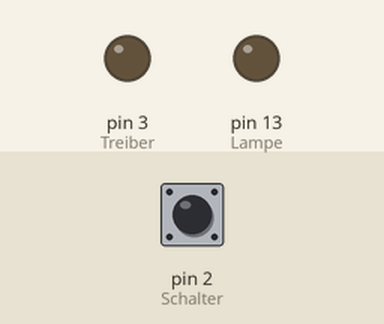
Simulated run of this sketch. Board: Arduino Leonardo, built with avr-gcc and run on an emulated ATmega32U4. On the bench: output pins drawn as LEDs (lit = HIGH). Dashed ring = blinking. The inputs (shaded band) are chosen by the test bench; at power-on: pin 2 (Schalter) HIGH.

Above: at 1.2 s.
1.3 s: pin 2 (Schalter) pulled LOW for 3.2 s
At 1.8 s:
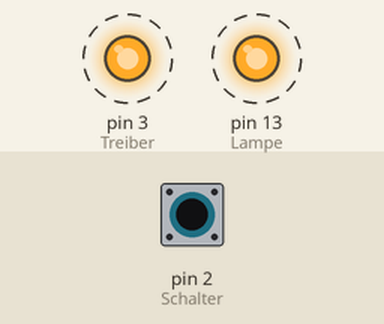
6.0 s: pin 2 (Schalter) pulled LOW for 0.15 s
At 6.9 s:
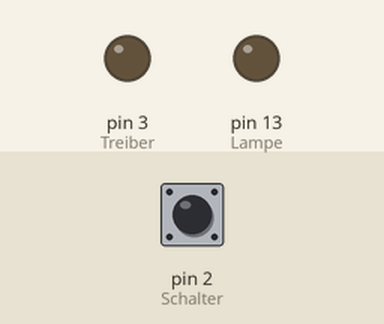
Timing chart, 0 to 9.0 s (numbered marks = the images above; inputs shaded):
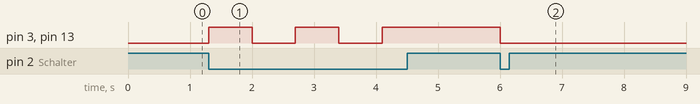

The sketch:

MOSFET_Schalter.ino
```cpp
byte Schalter = 2;
byte Treiber = 3;
byte Lampe = 13;
byte angeschaltet = 0;

void setup()
{

  pinMode(Schalter, INPUT);
  digitalWrite(Schalter, HIGH);
  pinMode(Treiber, OUTPUT);
  pinMode(Lampe, OUTPUT);

}

void loop()
{

  if(digitalRead(Schalter) == 0) {
	  if (angeschaltet) {
		  digitalWrite(Treiber, LOW);
		  digitalWrite(Lampe, LOW);
		  angeschaltet = 0;
	  }
	  else {
		  digitalWrite(Treiber, HIGH);
		  digitalWrite(Lampe, HIGH);
		  angeschaltet = 1;
	  }
	  delay(700);

  }

}
```

Measured:
- after the input at 1.3 s, pin 3 (Treiber), pin 13 (Lampe): alternates HIGH for 0.70 s and LOW for 0.70 s, 5 changes in all, then stays HIGH, starting at once
- after the input at 6.0 s, pin 3 (Treiber), pin 13 (Lampe): HIGH → LOW at once
